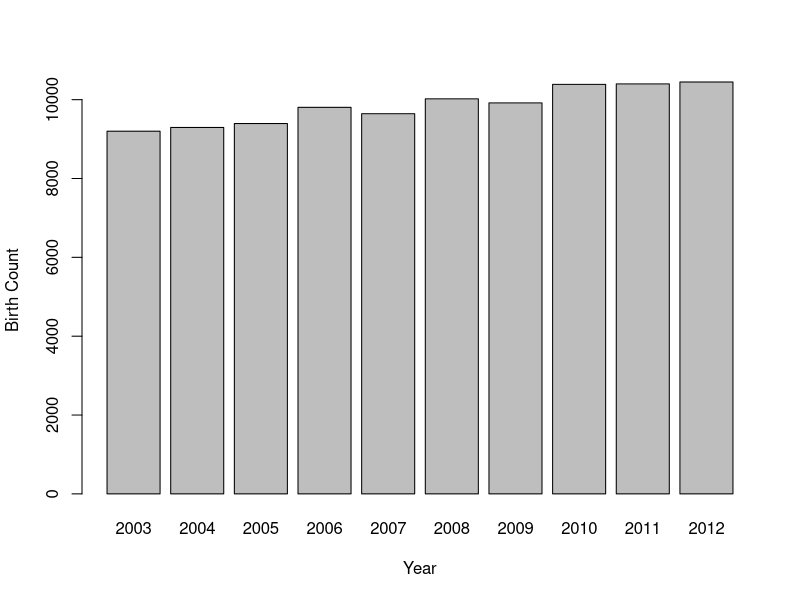
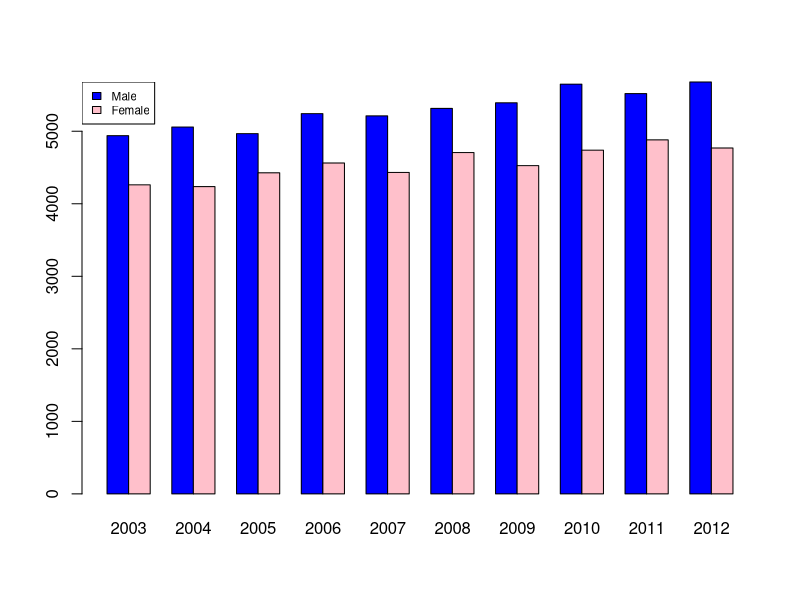
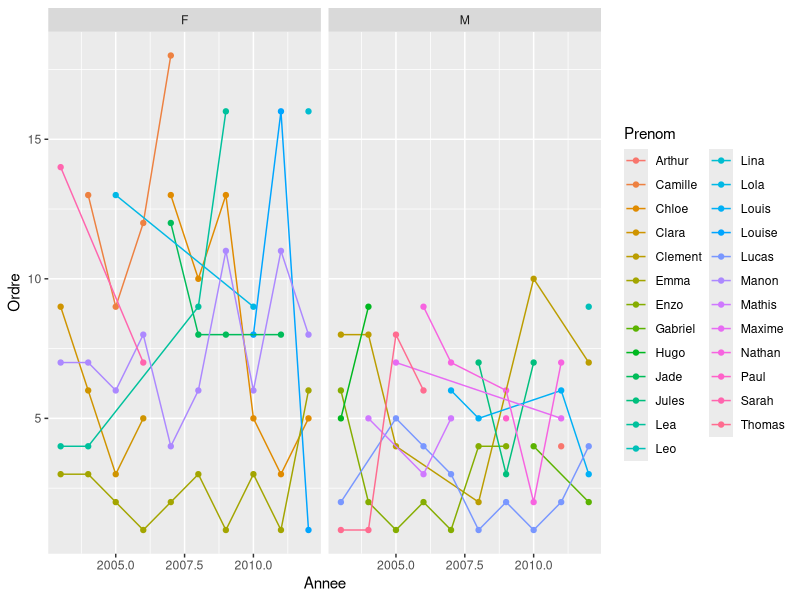
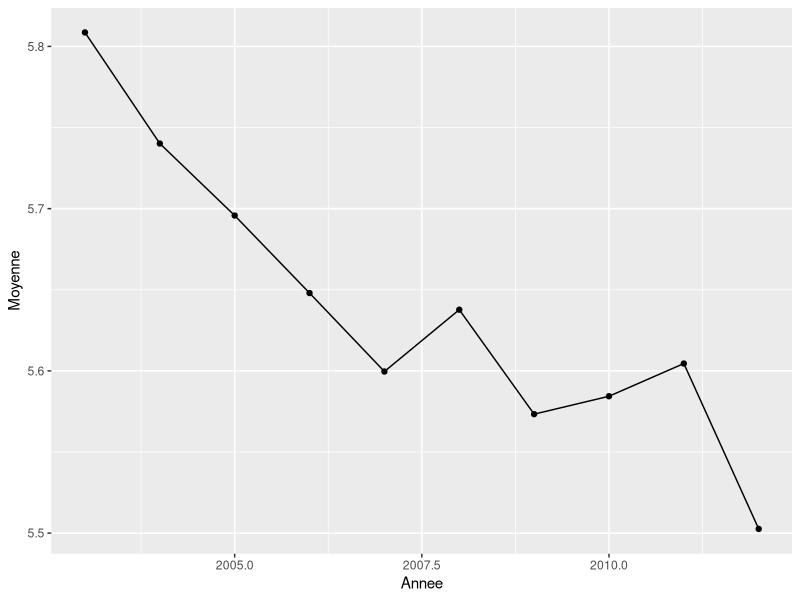
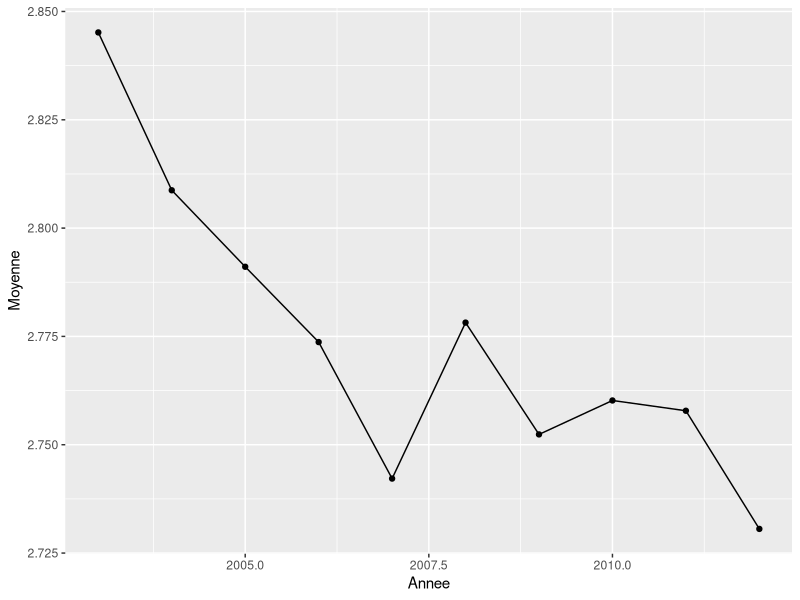
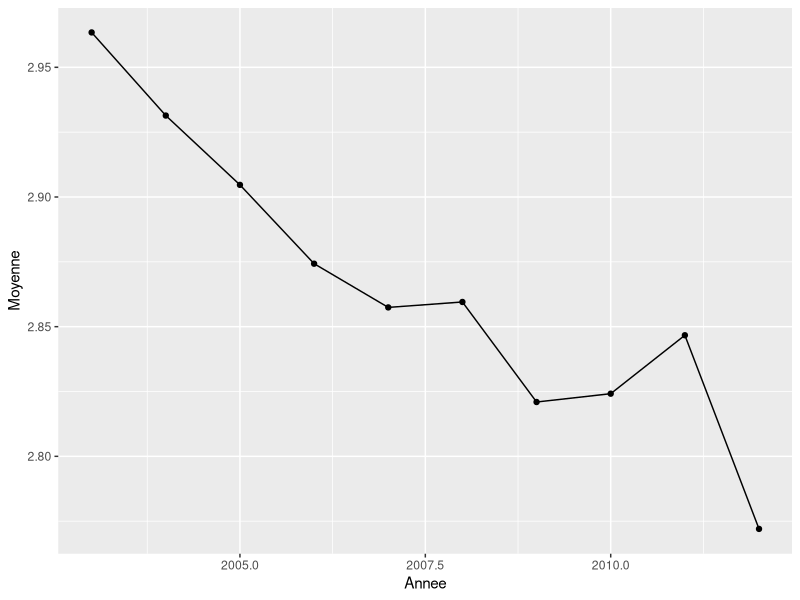
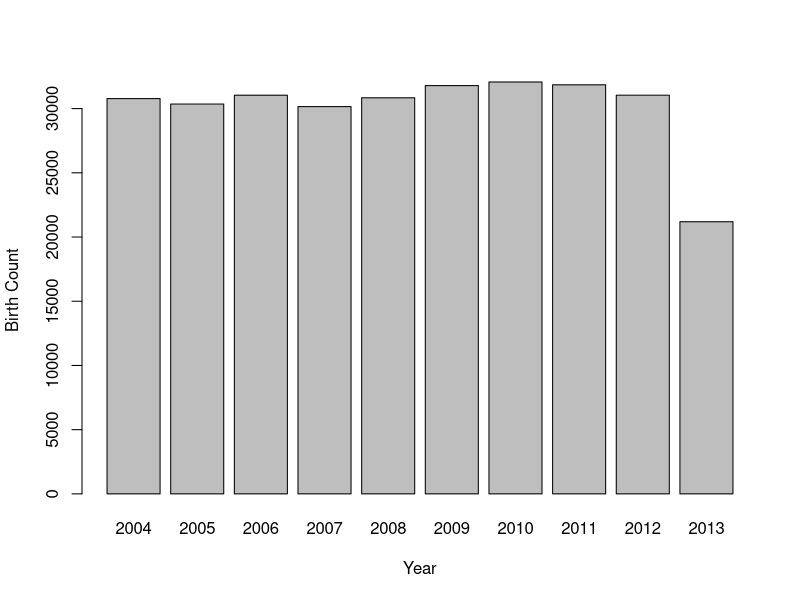
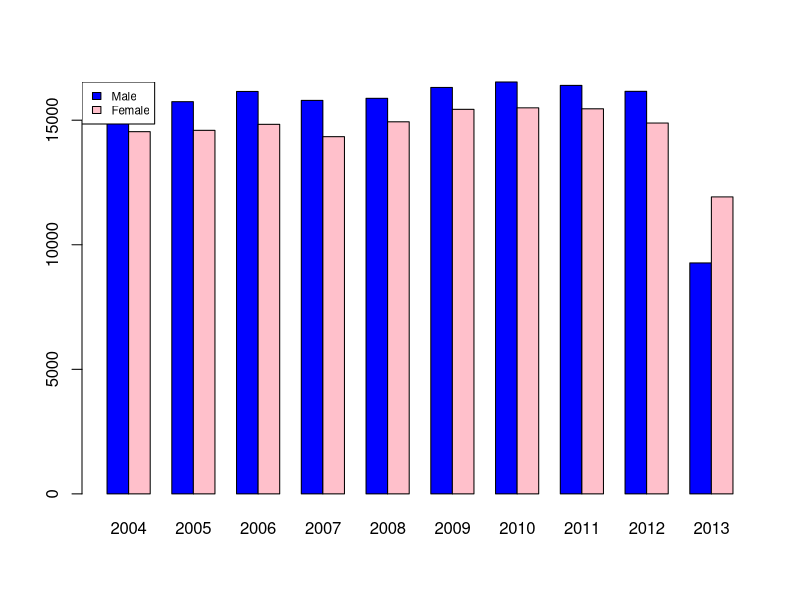

These figures' R source, in order: (Note: this script raises an error after producing the figures.)
install.packages("ggplot2")  
library(ggplot2)
library(dplyr) 
library(patchwork)

data = read.csv("prenoms.csv", sep=";")

a=aggregate(data$Nombre,list(data$Annee), sum)
#x11()
barplot(a$x, names.arg=a$Group, xlab="Year", ylab="Birth Count")

male = aggregate(data$Nombre[data$Sexe=="M"], list(data$Annee[data$Sexe=="M"]), sum)
female = aggregate(data$Nombre[data$Sexe=="F"], list(data$Annee[data$Sexe=="F"]), sum)
values = matrix(c(male$x, female$x), nrow=2, ncol=length(male$Group), byrow=TRUE)
#x11()
barplot(values, names.arg=male$Group, col=c("blue","pink"), beside=TRUE)
legend("topleft", c("Male","Female"), cex=0.7, fill=c("blue","pink"))


c("Mateo","Yacine") %in% data$Prenom    # TRUE TRUE


top_5 = data  %>% group_by(Annee,Sexe) %>% slice_min(Ordre, n=5)
ggplot(top_5, aes(x=Annee, y=Ordre, color = Prenom)) + geom_point() +geom_line() + facet_wrap(~Sexe)


total = aggregate(data$Nombre, list(data$Prenom), sum)
head(total[order(total$x, decreasing=TRUE),],10) 

result = data %>%
  group_by(Annee) %>%
  mutate(NbLettres = nchar(Prenom)) %>%
  summarize(Moyenne=mean(NbLettres))
ggplot(result, aes(x = Annee, y = Moyenne)) + geom_line() + geom_point()

avg_vowel = data %>% group_by(Annee) %>%
  mutate(NbLettres=nchar(gsub("[^aeiouy]","",Prenom, ignore.case=TRUE))) %>%
  summarize(Moyenne=mean(NbLettres))
ggplot(avg_vowel, aes(x = Annee, y = Moyenne)) + geom_line() + geom_point()
  
avg_consonant = data %>% group_by(Annee) %>%
  mutate(NbLettres=nchar(gsub("[aeiouy]","",Prenom, ignore.case=TRUE))) %>%
  summarize(Moyenne=mean(NbLettres))
ggplot(avg_consonant, aes(x = Annee, y = Moyenne)) + geom_line() + geom_point()

nb_compose = data %>% group_by(Annee) %>% 
  mutate(Compose=nchar(gsub("[^-]","",Prenom, ignore.case=TRUE))*Nombre) %>%
  summarize(Nombre=sum(Compose))

births_by_year_T <- data %>% 
  group_by(Annee)

total_T <- aggregate(births_by_year_T$Nombre, list(births_by_year_T$Annee), sum)

p2 <-ggplot(nb_compose, aes(x = Annee, y = Nombre)) + geom_line() + geom_point()





#Paris

data= read.csv("prenomsParis.csv", sep=";")

a=aggregate(data$Nombre,list(data$Annee), sum)
#x11()
barplot(a$x, names.arg=a$Group, xlab="Year", ylab="Birth Count")

male = aggregate(data$Nombre[data$Sexe=="M"], list(data$Annee[data$Sexe=="M"]), sum)
female = aggregate(data$Nombre[data$Sexe=="F"], list(data$Annee[data$Sexe=="F"]), sum)
values = matrix(c(male$x, female$x), nrow=2, ncol=length(male$Group), byrow=TRUE)
#x11()
barplot(values, names.arg=male$Group, col=c("blue","pink"), beside=TRUE)
legend("topleft", c("Male","Female"), cex=0.7, fill=c("blue","pink"))


c("Mateo","Yacine") %in% data$Prenom    # TRUE TRUE


top_5 = data  %>% group_by(Annee,Sexe) %>% slice_max(Nombre, n=5)
ggplot(top_5, aes(x=Annee, y=Nombre, color = Prenom)) + geom_point() +geom_line() + facet_wrap(~Sexe)


total = aggregate(data$Nombre, list(data$Prenom), sum)
head(total[order(total$x, decreasing=TRUE),],10) 

result = data %>%
  group_by(Annee) %>%
  mutate(NbLettres = nchar(Prenom)) %>%
  summarize(Moyenne=mean(NbLettres))
ggplot(result, aes(x = Annee, y = Moyenne)) + geom_line() + geom_point()

avg_vowel = data %>% group_by(Annee) %>%
  mutate(NbLettres=nchar(gsub("[^aeiouy]","",Prenom, ignore.case=TRUE))) %>%
  summarize(Moyenne=mean(NbLettres))
ggplot(avg_vowel, aes(x = Annee, y = Moyenne)) + geom_line() + geom_point()

avg_consonant = data %>% group_by(Annee) %>%
  mutate(NbLettres=nchar(gsub("[aeiouy]","",Prenom, ignore.case=TRUE))) %>%
  summarize(Moyenne=mean(NbLettres))
ggplot(avg_consonant, aes(x = Annee, y = Moyenne)) + geom_line() + geom_point()

nb_compose = data %>% group_by(Annee) %>% 
  mutate(Compose=nchar(gsub("[^-]","",Prenom, ignore.case=TRUE))*Nombre) %>%
  summarize(Nombre=sum(Compose))

births_by_year_P <- data %>% 
  group_by(Annee)

total_P <- aggregate(births_by_year_P$Nombre, list(births_by_year_P$Annee), sum)

ggplot(births_by_year_P, aes(x = Annee, y = Total)) + geom_line() + geom_point()

p1 <- ggplot(nb_compose, aes(x = Annee, y = Nombre)) + geom_line() + geom_point()

p1 + p2

